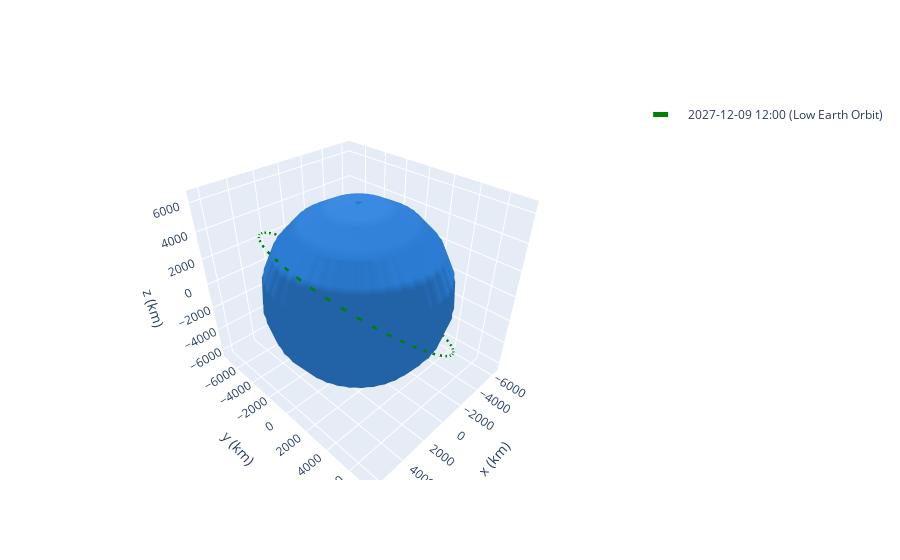

The code cell stored with this chart in its notebook:
### Code cell
# Earth orbit (Low assumption plot)
# Time
year_strt=str(2027)
month_strt=str(12)
day_strt=str(9)
time_strt=str('12:00:00')
t_start = Time(f'{year_strt}-{month_strt}-{day_strt}T{time_strt}',format='isot', scale='utc')


# # Define orbits
# earth_ephem_start = Ephem.from_horizons('399', t_start)
# Earth_orbit=Orbit.from_ephem(Sun, earth_ephem_start, t_start)

# Define orbital parameters
ecc_LEO = 0     	        * u.one  # Eccentricity
a_LEO = (999.999999 + 6371)	* u.km   # Semi-major axis
inc_LEO = 141.375635         * u.deg  # Inclination
raan_LEO = (79.215844)      * u.deg  # Right ascension of the ascending node
argp_LEO = (314.0422)      * u.deg  # Argument of periapsis
nu_LEO = (333.857783)       * u.deg  # True anomaly

# Transfer ornit
CubeSat = Orbit.from_classical(Earth, a_LEO, ecc_LEO, inc_LEO, raan_LEO, argp_LEO, nu_LEO, t_start)

# Plot
plot2D_LEO = OrbitPlotter()
plot2D_LEO.plot(CubeSat, label = 'Low Earth Orbit', color='green')
plt.title('CubeSat LEO (Method 2)')
plt.grid()
plot2D_LEO.show()

# Plot 3D
plot3D_LEO = OrbitPlotter(backend=Plotly3D())
plot3D_LEO.plot(CubeSat, label = 'Low Earth Orbit', color='green')
plot3D_LEO.show()

### Figure 1 — Plotly figure (JSON) as saved in the notebook; plotly's stock layout.template omitted (floating-point values rounded to 4 significant figures; data arrays with more than 128 entries replaced by an {"elided": "..."} marker saying what was removed)
{"data": [{"cauto": false, "cmax": 1, "cmin": 1, "colorscale": [[0, "#2a7bd1"], [1, "#2a7bd1"]], "showlegend": false, "showscale": false, "type": "surface", "x": {"elided": "20x20 float values"}, "y": {"elided": "20x20 float values"}, "z": {"elided": "20x20 float values"}}, {"line": {"color": "green", "dash": "dash", "width": 5}, "mode": "lines", "name": "2027-12-09 12:00 (Low Earth Orbit)", "showlegend": true, "type": "scatter3d", "x": {"elided": "150 float values"}, "y": {"elided": "150 float values"}, "z": {"elided": "150 float values"}}, {"cauto": false, "cmax": 1, "cmin": 1, "colorscale": [[0, "green"], [1, "green"]], "showlegend": false, "showscale": false, "type": "surface", "x": {"elided": "20x20 float values"}, "y": {"elided": "20x20 float values"}, "z": {"elided": "20x20 float values"}}], "layout": {"autosize": true, "scene": {"aspectmode": "data", "xaxis": {"title": {"text": "x (km)"}}, "yaxis": {"title": {"text": "y (km)"}}, "zaxis": {"title": {"text": "z (km)"}}}}}
